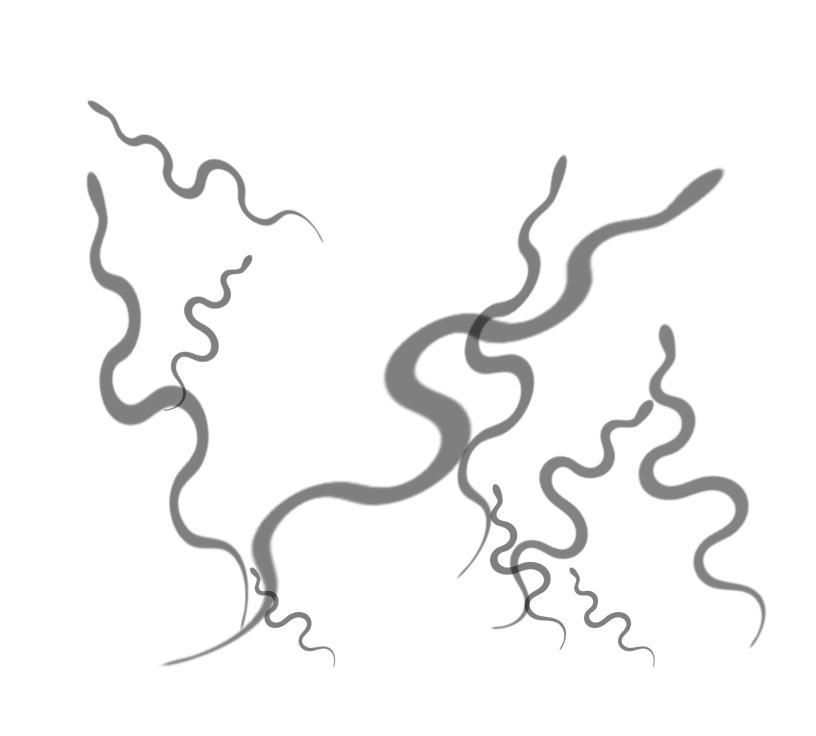
#> input picture scripts/assets/classic-v1-snakes-source.png, 1632 x 1472 px, found by its file name (shown at 1/2 size)
$ python recolor_overlay.py
#> lines starting #> are read from the running program, lines starting #| are printed output that depends on the picture
"""
Перекраска пользовательских PNG-слоёв змей и стрел (нарисованы отдельно,
вне этого репозитория — форму/стиль не трогаем, это художественная часть
пользователя) в тона игры. Держим шагом-скриптом, а не ручной правкой в
графредакторе — один раз поправить палитру и просто перезапустить.

Теперь ДВА отдельных исходника (scripts/assets/classic-v1-snakes-source.png
и classic-v1-arrows-source.png) — значит, в отличие от объединённого файла
раньше, змей и стрелы можно красить в РАЗНЫЕ тона (раньше все непрозрачные
пиксели были чистым чёрным без различий, отличить фигуры друг от друга
было нельзя в принципе).

Оба результата кладутся отдельными файлами в public/board/ — Board.tsx
рисует их как два независимых слоя поверх чистой доски (см. GameHome.tsx:
getBoardOverlaySrc возвращает оба пути, boardCoordinates.ts).
"""
from PIL import Image, ImageFilter

# (исходник, целевой файл, цвет линии, цвет ореола)
LAYERS = [
    (
        "scripts/assets/classic-v1-snakes-source.png",
        "public/board/classic-v1-snakes.png",
        # Правка после ревью: раньше терракот был совсем тёмным и тяжёлым на
        # светлой пастельной доске ("опасность" читалась слишком мрачно).
        # Тон посветлел — тёплый коралловый терракот вместо тёмно-ржавого,
        # тот же оттенок, просто выше по светлоте.
        (0xD9, 0x78, 0x5A),  # светлый коралловый терракот
        (0x5C, 0x24, 0x15),  # ореол чуть темнее линии — держит контур на светлых клетках
    ),
    (
        "scripts/assets/classic-v1-arrows-source.png",
        "public/board/classic-v1-arrows.png",
        # Раньше тут было золото (сливалось по смыслу с общим золотом доски
        # и мандалы — стрелу было легко спутать с декором). Взяли отдельный
        # свежий оттенок — светлая бирюза/мята ("подъём/благословение"),
        # хорошо отличимый и от золота доски, и от терракотовых змей.
        (0x4F, 0xA8, 0x94),  # светлая бирюза
        (0x1B, 0x40, 0x38),  # тёмный тёкло-зелёный ореол — контур на светлых клетках
    ),
]

HALO_DILATE_PX = 7        # на сколько px "расширить" маску под ореол
HALO_OPACITY_SCALE = 0.75  # ореол чуть прозрачнее основной линии


def recolor(path_in: str, path_out: str, line_color, halo_color) -> None:
#> called with path_out = 'public/board/classic-v1-snakes.png', line_color = (217, 120, 90), halo_color = (92, 36, 21)
    src = Image.open(path_in).convert("RGBA")
#> src is the input picture: PIL image 1632x1472 RGBA; mean R, G, B, A 0, 0, 0, 9.6
    alpha = src.split()[3]
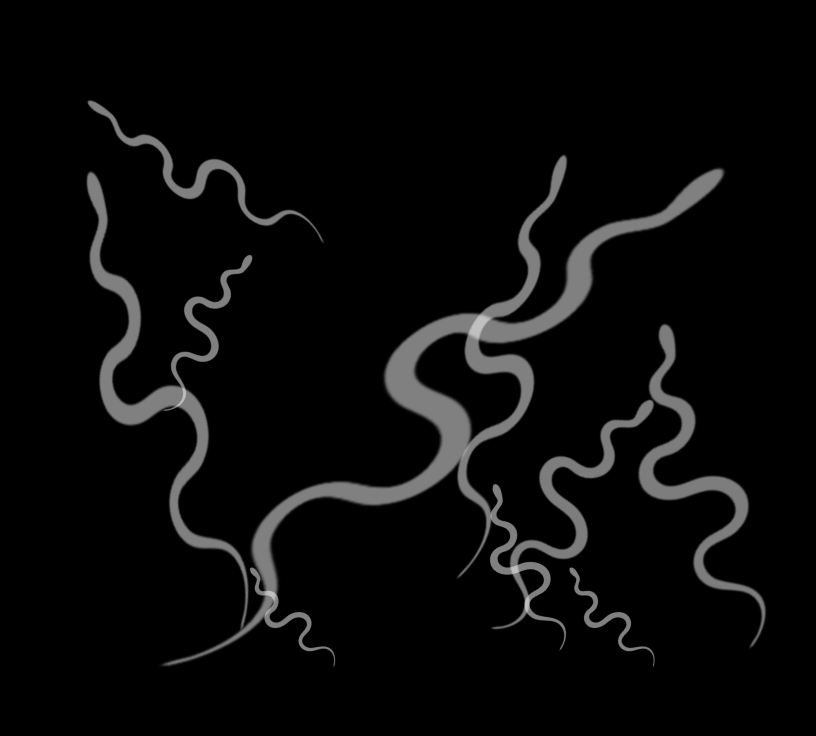
#> alpha: PIL image 1632x1472 L (shown at 1/2 size); min 0, max 192, mean 9.6

    halo_alpha = alpha.filter(ImageFilter.MaxFilter(HALO_DILATE_PX * 2 + 1))
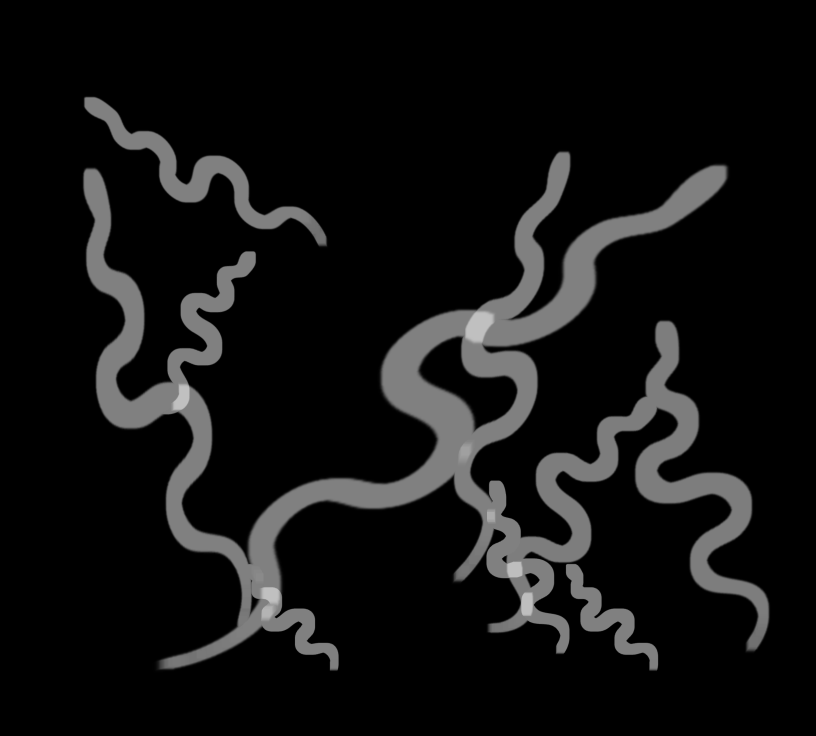
#> halo_alpha: PIL image 1632x1472 L (shown at 1/2 size); min 0, max 192, mean 17.6
    halo_alpha = halo_alpha.point(lambda a: int(a * HALO_OPACITY_SCALE))
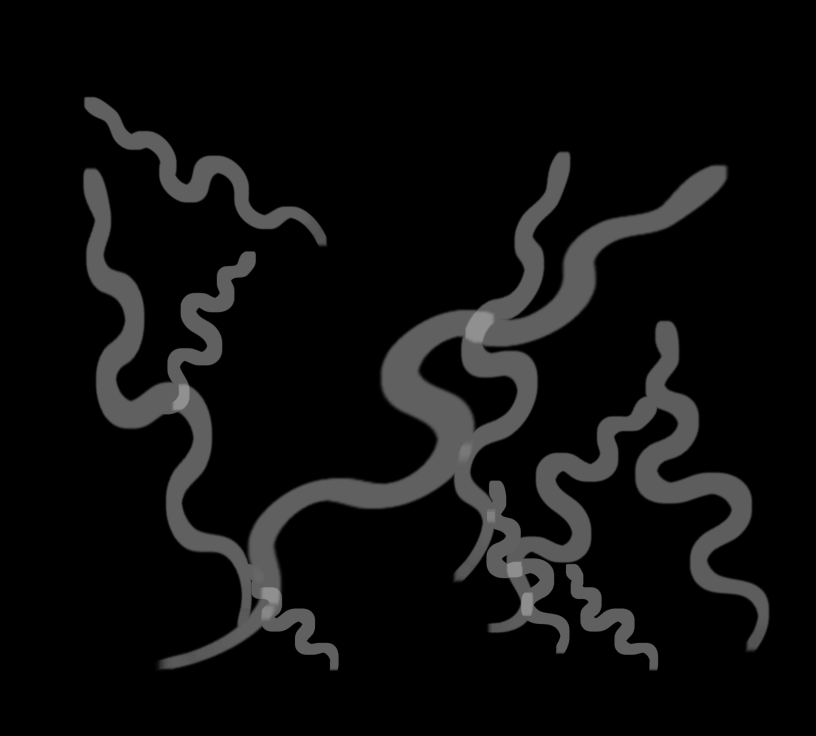
#> halo_alpha: PIL image 1632x1472 L (shown at 1/2 size); min 0, max 144, mean 13.1

    halo_layer = Image.new("RGBA", src.size, halo_color + (0,))
    halo_layer.putalpha(halo_alpha)
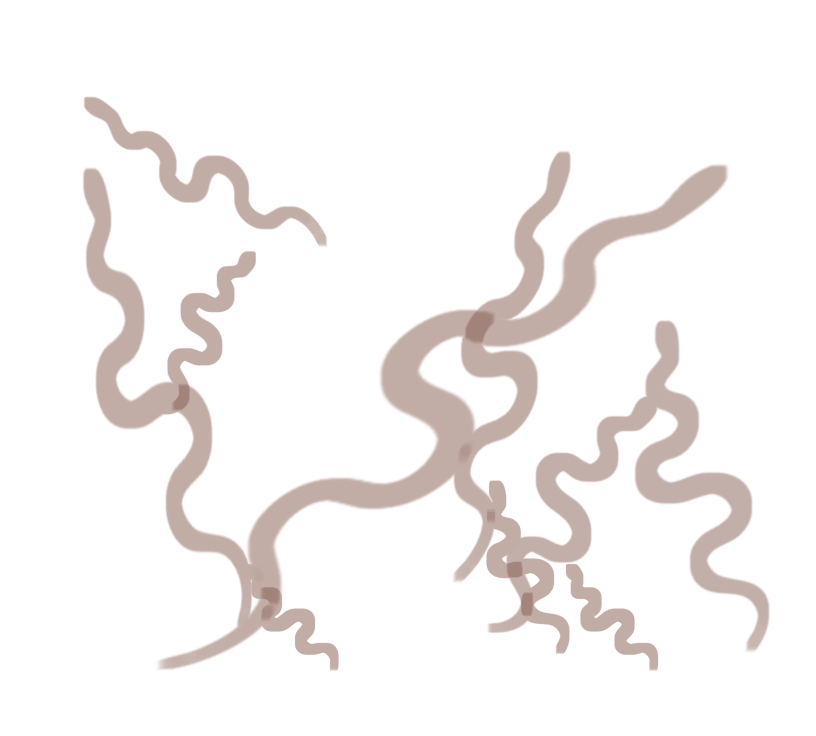
#> halo_layer: PIL image 1632x1472 RGBA (shown at 1/2 size); mean R, G, B, A 92, 36, 21, 13.1; transparent parts drawn white

    main_layer = Image.new("RGBA", src.size, line_color + (0,))
    main_layer.putalpha(alpha)
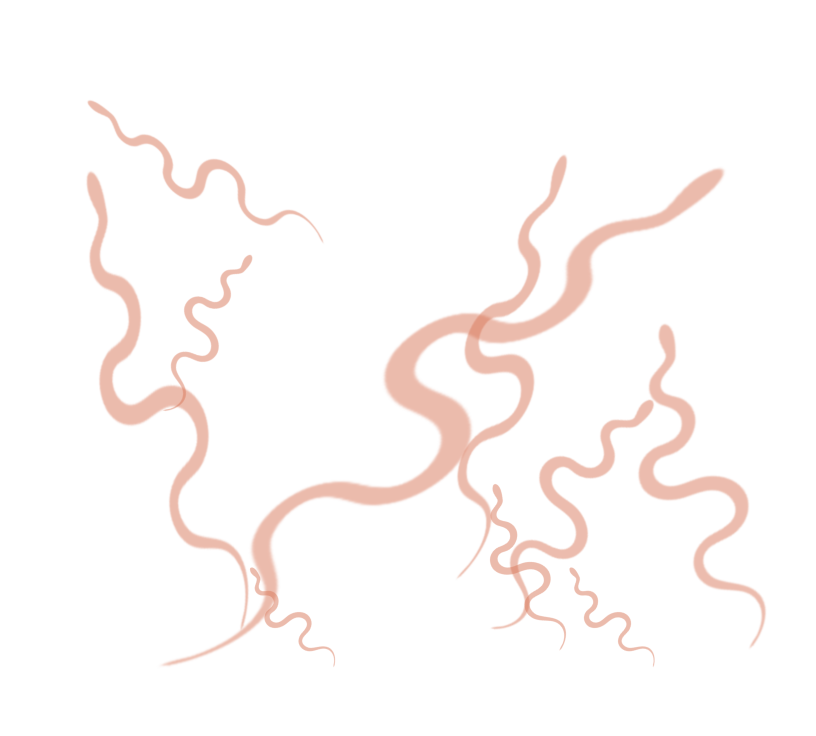
#> main_layer: PIL image 1632x1472 RGBA (shown at 1/2 size); mean R, G, B, A 217, 120, 90, 9.6; transparent parts drawn white

    result = Image.alpha_composite(halo_layer, main_layer)
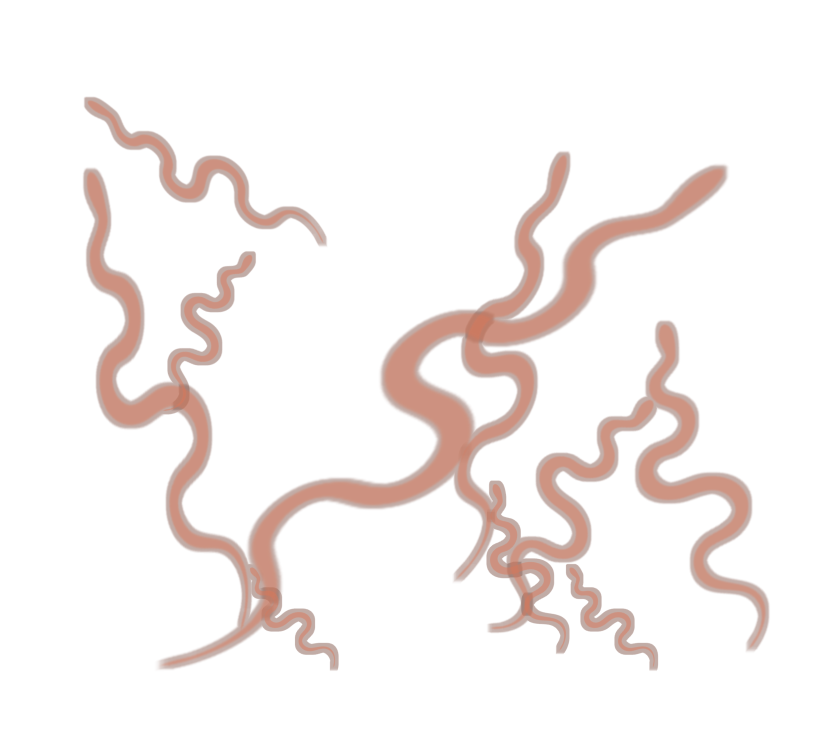
#> result: PIL image 1632x1472 RGBA (shown at 1/2 size); mean R, G, B, A 99.1, 40.8, 24.9, 19.1; transparent parts drawn white
    result.save(path_out)


if __name__ == "__main__":
    for path_in, path_out, line_color, halo_color in LAYERS:
        recolor(path_in, path_out, line_color, halo_color)
        print(f"{path_out} готов (линия {line_color}, ореол {halo_color})")
#> pass 2 of the loop `for path_in, path_out, line_color, halo_color in LAYERS:`:
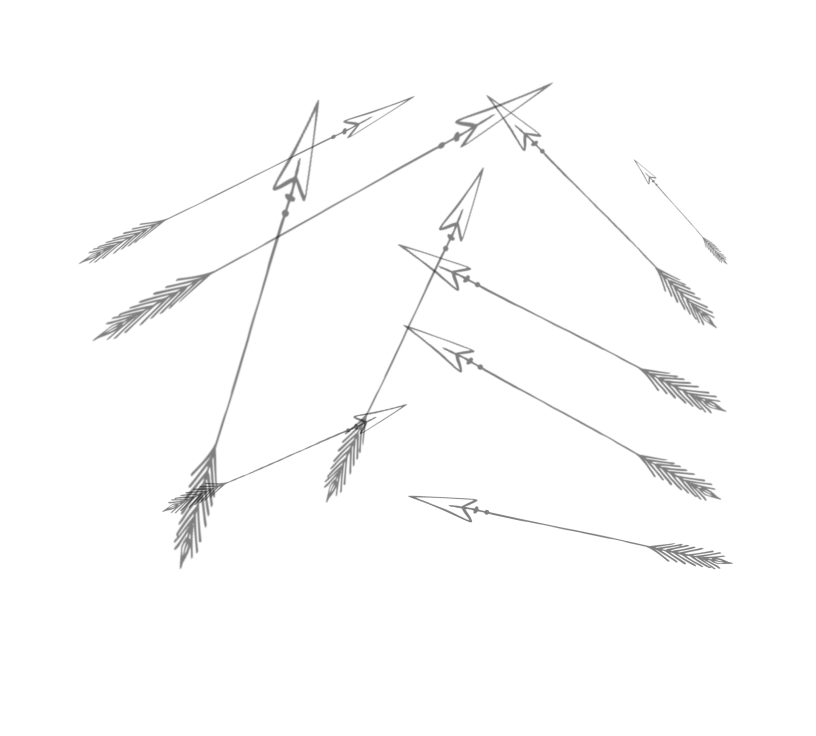
#> input picture scripts/assets/classic-v1-arrows-source.png, 1632 x 1472 px, found by its file name (shown at 1/2 size)
#> in recolor, src is the input picture: PIL image 1632x1472 RGBA; mean R, G, B, A 0, 0, 0, 3.1
#> in recolor (call 2), `halo_alpha = halo_alpha.point(lambda a: int(a * HALO_OPACITY_SCALE))`:
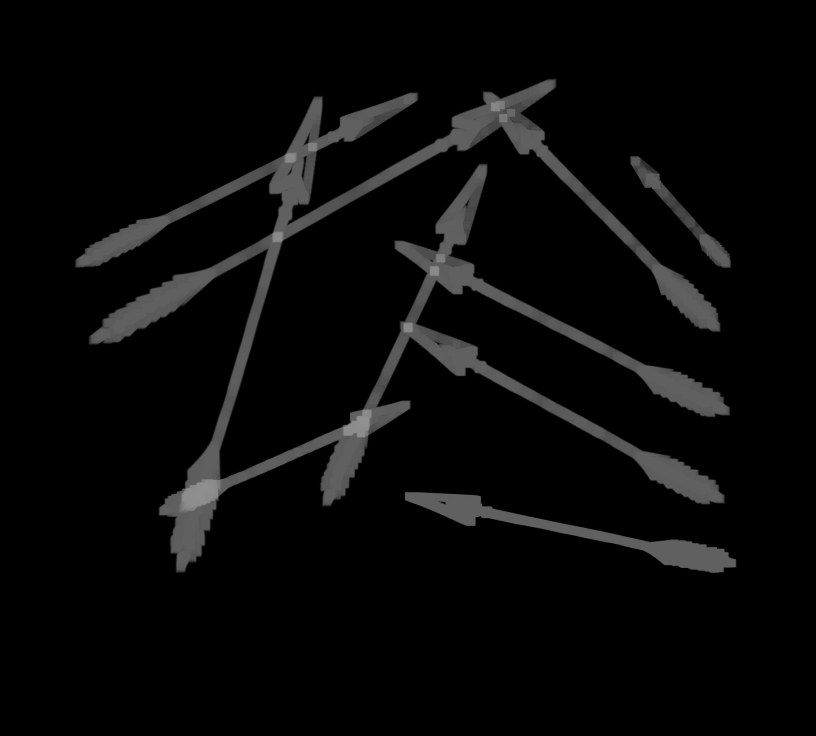
#> halo_alpha: PIL image 1632x1472 L (shown at 1/2 size); min 0, max 144, mean 8.7
#> in recolor (call 2), `result = Image.alpha_composite(halo_layer, main_layer)`:
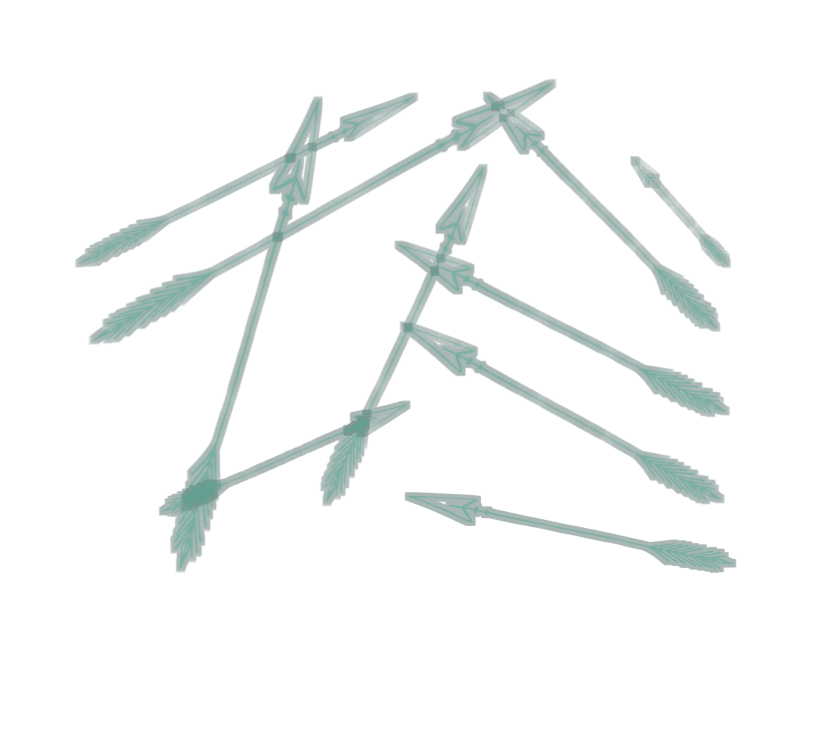
#> result: PIL image 1632x1472 RGBA (shown at 1/2 size); mean R, G, B, A 28.1, 66.1, 57.9, 10.7; transparent parts drawn white
